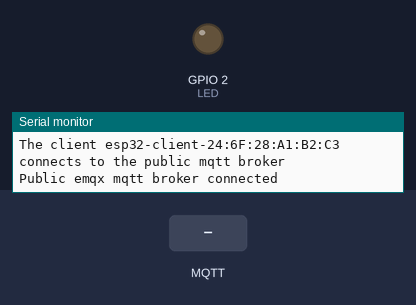
Recording of a sketch running on a simulated ESP32. On the bench: output pins drawn as LEDs (lit = HIGH), the last lines printed to the serial monitor. The test bench sets the inputs (shaded band). WiFi joins after 1.5 s; servers stay silent unless stated; no MQTT or app messages arrive unless stated.

Above: at 2.7 s.
2.8 s: MQTT message "1" arrives on the first subscribed topic
At 4.0 s:
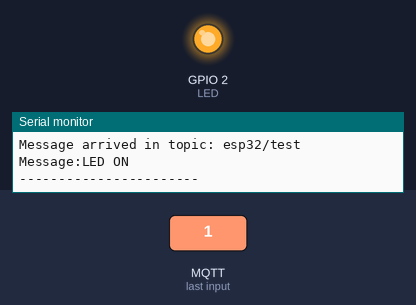
4.3 s: MQTT message "2" arrives on the first subscribed topic
At 5.2 s:
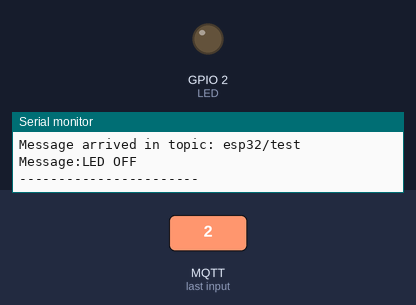
Timing chart, 0 to 7.3 s (numbered marks = the images above; inputs shaded):
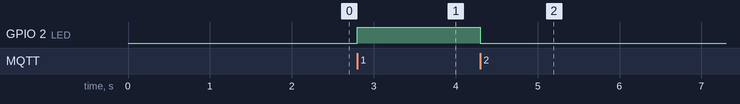

The sketch:

Task1.ino
```cpp
#include <WiFi.h>
#include <PubSubClient.h>
#define LED 2

// WiFi
const char *ssid = "Ha's Network"; // Enter your WiFi name
const char *password = "Dragon@7276";  // Enter WiFi password

// MQTT Broker
const char *mqtt_broker = "broker.emqx.io";
const char *topic = "esp32/test";
const char *mqtt_username = "bre";
const char *mqtt_password = "ha";
const int mqtt_port = 1883;

WiFiClient espClient;
PubSubClient client(espClient);

void setup() {
  pinMode(LED, OUTPUT);
 // Set software serial baud to 115200;
 Serial.begin(115200);
 // connecting to a WiFi network
 WiFi.begin(ssid, password);
 while (WiFi.status() != WL_CONNECTED) {
     delay(500);
     Serial.println("Connecting to WiFi..");
 }
 Serial.println("Connected to the WiFi network");
 //connecting to a mqtt broker
 client.setServer(mqtt_broker, mqtt_port);
 client.setCallback(callback);
 while (!client.connected()) {
     String client_id = "esp32-client-";
     client_id += String(WiFi.macAddress());
     Serial.printf("The client %s connects to the public mqtt broker\n", client_id.c_str());
     if (client.connect(client_id.c_str(), mqtt_username, mqtt_password)) {
         Serial.println("Public emqx mqtt broker connected");
     } else {
         Serial.print("failed with state ");
         Serial.print(client.state());
         delay(2000);
     }
 }
 // publish and subscribe
 client.publish(topic, "Hi EMQX I'm ESP32 ^^");
 client.subscribe(topic);
}

void callback(char *topic, byte *payload, unsigned int length) {
 Serial.print("Message arrived in topic: ");
 Serial.println(topic);
 Serial.print("Message:");
 String message;
 for (int i = 0; i < length; i++) {
     message = message + (char) payload[i];
 }

 //LED ON
 if (message == "1"){
  digitalWrite(LED, HIGH);
  Serial.print("LED ON");
 }
 //LED OFF
 if (message == "2"){
  digitalWrite(LED, LOW);
  Serial.print("LED OFF");
 }

 Serial.println();
 Serial.println("-----------------------");
}

void loop() {
 client.loop();
}
```

Measured:
- after the input at 2.8 s, GPIO 2 (LED): LOW → HIGH at once
- after the input at 4.3 s, GPIO 2 (LED): HIGH → LOW at once
